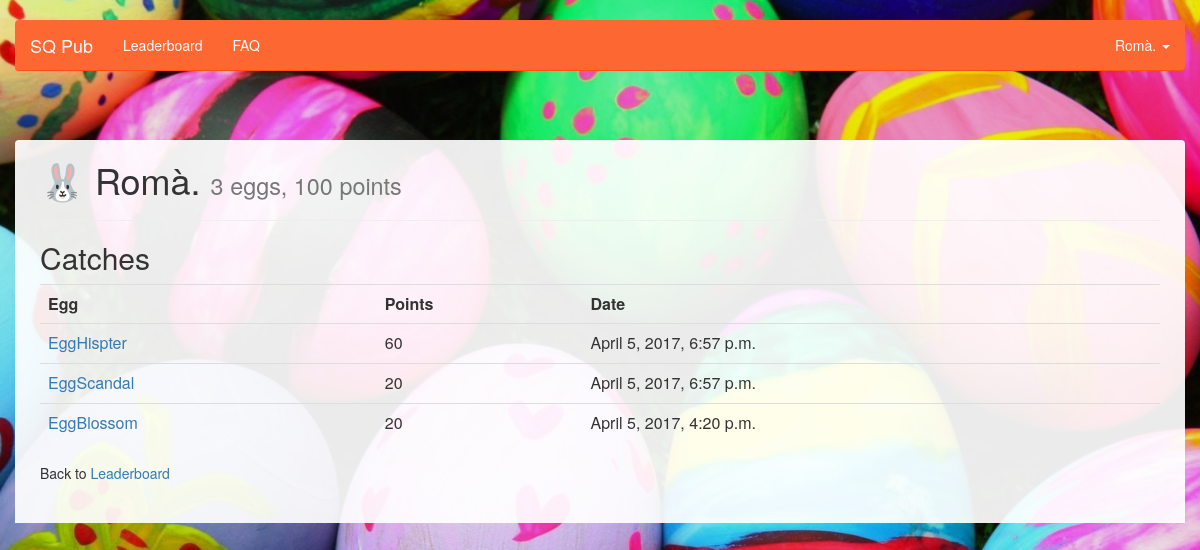
Page /player/95/ on the committed database.
### eggcatch/models.py (models this page shows, shortened)
@python_2_unicode_compatible  # only if you need to support Python 2
class Player(models.Model):
    name = models.CharField(max_length=64, unique=True)
    last_eurochicken = models.DateTimeField('last eurochicken', default=datetime.datetime.now, blank=True, null=True)
    egg_eurochicken = models.ForeignKey(Egg, on_delete=models.CASCADE, blank=True, null=True)
    code_eurochicken = models.CharField(max_length=32, editable=True, blank=True)
    def score(self):
        d = Player.objects.filter(id=self.id).annotate(score=Sum('catch__egg__points')).values('score')[0]
        return d['score']
    def number_of_eggs(self):
        return self.catch_set.all().count()

@python_2_unicode_compatible  # only if you need to support Python 2
class Catch(models.Model):
    egg = models.ForeignKey(Egg, on_delete=models.CASCADE)
    player = models.ForeignKey(Player, on_delete=models.CASCADE)
    date = models.DateTimeField('catch date')

@python_2_unicode_compatible  # only if you need to support Python 2
class Egg(models.Model):
    name = models.CharField(max_length=64, unique=True)
    points = models.SmallIntegerField(default=10)
    code = models.CharField(max_length=32, editable=True, blank=True, unique=True)
    description = models.CharField(max_length=256, blank=True)
    comment_private = models.CharField(max_length=256, blank=True)
    image = models.ImageField(upload_to=get_image_path, blank=True, null=True)

### eggcatch/views.py (the view)
# urls.py: url(r'^player/(?P<id>[0-9]+)/$', views.player_detail, name='player'),
def player_detail(request, id):
    player = get_object_or_404(Player, id=id)
    catches = Catch.objects.filter(player=player).order_by('-date')
    return render(request, 'player_detail.html', {'player': player, 'catches': catches})

### eggcatch/templates/player_detail.html (shortened to what this page needs)
{% extends "base.html" %}
{% block content %}
<h1>
  &#128048; {{ player.name }}
  <span class="small">
    {{ player.number_of_eggs }} egg{{ player.number_of_eggs|pluralize }}, {{ player.score }} points
</h1>
<hr />
<h2>Catches</h2>
<table class="table table-responsive table-hover">
  <tr>
    <th>Egg</th>
    <th>Points</th>
    <th>Date</th>
{% for c in catches %}
  <tr>
    <td>
      <a href="/egg/{{ c.egg.id }}">{{ c.egg.name }}</a>
    </td>
    <td>
      {{ c.egg.points }}
    </td>
    <td>
      {{ c.date }}
    </td>
  </tr>
{% endfor %}
</table>
<p>Back to <a href="/">Leaderboard</a></p>
{% endblock %}

### eggcatch/templates/base.html (shortened to what this page needs)
<html>
<head>
<link rel="stylesheet" href="/media/css/bootstrap/bootstrap.css">
<link rel="stylesheet" href="/media/css/sqpub.css">
</head>
<body>
  <main>
  <div class="navbar-wrapper">
    <div class="container no-padding">
      <nav class="navbar navbar-default navbar-static-top">
        <div class="container">
          <div class="navbar-header">
            <a class="navbar-brand" href="/">SQ Pub</a>
          </div>
          <div class="collapse navbar-collapse" id="bs-example-navbar-collapse-1">
            <ul class="nav navbar-nav">
              {% if player %}
              <li><a href="/">Leaderboard</a></li>
              <li><a href="/faq">FAQ</a></li>
              {% endif %}
            </ul>
            <ul class="nav navbar-nav navbar-right">
              {% if player %}
              <li class="dropdown">
                <a href="#" class="dropdown-toggle" data-toggle="dropdown" role="button" aria-haspopup="true" aria-expanded="false">
                  {{ player.name }} <span class="caret"></span></a>
              </li>
              {% endif %}
            </ul>
          </div>
        </div>
      </nav>
    </div>
  </div>
    <div class="container main">
      {% block content %}
      {% endblock %}
    </div>
  </main>
</body>
</html>

### site_media/css/sqpub.css (style rules this page uses)
body { background-color: red; background: url('../img/bg2-dark.jpg') no-repeat center center fixed; -webkit-background-size: cover; -moz-background-size: cover; -o-background-size: cover; background-size: cover; min-height: 100%; padding: 0px 10px; }
.no-padding { padding: 0px; }
.navbar-wrapper { position: absolute; top: 0; right: 0; left: 0; z-index: 20; }
.navbar-wrapper > .container { padding-right: 0; padding-left: 0; }
.navbar-wrapper .navbar { padding-right: 15px; padding-left: 15px; }
.navbar-wrapper .navbar .container { width: auto; }
.main { margin-top: 100px; padding-left: 25px; padding-right: 25px; padding-bottom: 30px; background-color: rgba(255, 255, 255, 0.92); border-top-left-radius: 4px; border-top-right-radius: 4px; }
@media (min-width: 768px) { .navbar-wrapper { margin-top: 20px; } }
@media (min-width: 768px) { .navbar-wrapper .navbar { padding-right: 0; padding-left: 0; } }
@media (min-width: 768px) { .navbar-wrapper .navbar { border-radius: 4px; } }
@media (min-width: 768px) { .main { margin-top: 140px; } }

### rows in the picture
Player: name "Romà.", number_of_eggs "3", score "100"
Catch: egg.name "EggHispter", egg.points "60", date "April 5, 2017, 6:57 p.m."
Catch: egg.name "EggScandal", egg.points "20", date "April 5, 2017, 6:57 p.m."
Catch: egg.name "EggBlossom", egg.points "20", date "April 5, 2017, 4:20 p.m."
